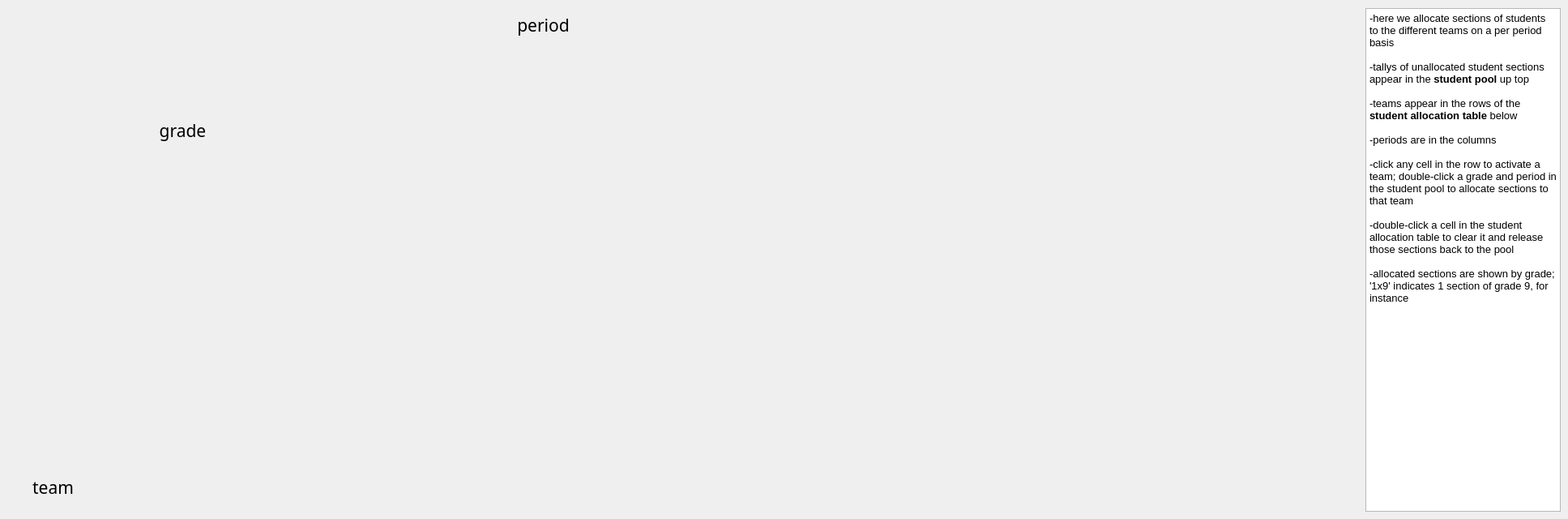
     <widget class="QWidget" name="studentAllocationTab">
      <attribute name="title">
       <string>STUDENT ALLOCATION</string>
      </attribute>
      <widget class="QLabel" name="label_teacherPool_2">
       <property name="geometry">
        <rect>
         <x>570</x>
         <y>10</y>
         <width>201</width>
         <height>41</height>
        </rect>
       </property>
       <property name="font">
        <font>
         <family>Sans Serif</family>
         <pointsize>16</pointsize>
        </font>
       </property>
       <property name="text">
        <string>period</string>
       </property>
       <property name="alignment">
        <set>Qt::AlignCenter</set>
       </property>
       <property name="wordWrap">
        <bool>true</bool>
       </property>
      </widget>
      <widget class="QLabel" name="label_teacherPool_3">
       <property name="geometry">
        <rect>
         <x>170</x>
         <y>140</y>
         <width>111</width>
         <height>41</height>
        </rect>
       </property>
       <property name="font">
        <font>
         <family>Sans Serif</family>
         <pointsize>16</pointsize>
        </font>
       </property>
       <property name="text">
        <string>grade</string>
       </property>
       <property name="alignment">
        <set>Qt::AlignCenter</set>
       </property>
       <property name="wordWrap">
        <bool>true</bool>
       </property>
      </widget>
      <widget class="QLabel" name="label_teacherPool_4">
       <property name="geometry">
        <rect>
         <x>10</x>
         <y>580</y>
         <width>111</width>
         <height>41</height>
        </rect>
       </property>
       <property name="font">
        <font>
         <family>Sans Serif</family>
         <pointsize>16</pointsize>
        </font>
       </property>
       <property name="text">
        <string>team</string>
       </property>
       <property name="alignment">
        <set>Qt::AlignCenter</set>
       </property>
       <property name="wordWrap">
        <bool>true</bool>
       </property>
      </widget>
      <widget class="QTextBrowser" name="textBrowser_3">
       <property name="geometry">
        <rect>
         <x>1685</x>
         <y>10</y>
         <width>241</width>
         <height>621</height>
        </rect>
       </property>
       <property name="html">
        <string>&lt;!DOCTYPE HTML PUBLIC &quot;-//W3C//DTD HTML 4.0//EN&quot; &quot;http://www.w3.org/TR/REC-html40/strict.dtd&quot;&gt;
&lt;html&gt;&lt;head&gt;&lt;meta name=&quot;qrichtext&quot; content=&quot;1&quot; /&gt;&lt;style type=&quot;text/css&quot;&gt;
p, li { white-space: pre-wrap; }
&lt;/style&gt;&lt;/head&gt;&lt;body style=&quot; font-family:'Ubuntu'; font-size:11pt; font-weight:400; font-style:normal;&quot;&gt;
&lt;p style=&quot; margin-top:0px; margin-bottom:0px; margin-left:0px; margin-right:0px; -qt-block-indent:0; text-indent:0px;&quot;&gt;&lt;span style=&quot; font-family:'MS Shell Dlg 2'; font-size:10pt;&quot;&gt;-here we allocate sections of students to the different teams on a per period basis&lt;/span&gt;&lt;/p&gt;
&lt;p style=&quot;-qt-paragraph-type:empty; margin-top:0px; margin-bottom:0px; margin-left:0px; margin-right:0px; -qt-block-indent:0; text-indent:0px; font-family:'MS Shell Dlg 2'; font-size:10pt;&quot;&gt;&lt;/p&gt;
&lt;p style=&quot; margin-top:0px; margin-bottom:0px; margin-left:0px; margin-right:0px; -qt-block-indent:0; text-indent:0px;&quot;&gt;&lt;span style=&quot; font-family:'MS Shell Dlg 2'; font-size:10pt;&quot;&gt;-tallys of unallocated student sections appear in the &lt;/span&gt;&lt;span style=&quot; font-family:'MS Shell Dlg 2'; font-size:10pt; font-weight:600;&quot;&gt;student pool&lt;/span&gt;&lt;span style=&quot; font-family:'MS Shell Dlg 2'; font-size:10pt;&quot;&gt; up top&lt;/span&gt;&lt;/p&gt;
&lt;p style=&quot;-qt-paragraph-type:empty; margin-top:0px; margin-bottom:0px; margin-left:0px; margin-right:0px; -qt-block-indent:0; text-indent:0px; font-family:'MS Shell Dlg 2'; font-size:10pt;&quot;&gt;&lt;/p&gt;
&lt;p style=&quot; margin-top:0px; margin-bottom:0px; margin-left:0px; margin-right:0px; -qt-block-indent:0; text-indent:0px;&quot;&gt;&lt;span style=&quot; font-family:'MS Shell Dlg 2'; font-size:10pt;&quot;&gt;-teams appear in the rows of the &lt;/span&gt;&lt;span style=&quot; font-family:'MS Shell Dlg 2'; font-size:10pt; font-weight:600;&quot;&gt;student allocation table &lt;/span&gt;&lt;span style=&quot; font-family:'MS Shell Dlg 2'; font-size:10pt;&quot;&gt;below&lt;/span&gt;&lt;/p&gt;
&lt;p style=&quot;-qt-paragraph-type:empty; margin-top:0px; margin-bottom:0px; margin-left:0px; margin-right:0px; -qt-block-indent:0; text-indent:0px; font-family:'MS Shell Dlg 2'; font-size:10pt;&quot;&gt;&lt;/p&gt;
&lt;p style=&quot; margin-top:0px; margin-bottom:0px; margin-left:0px; margin-right:0px; -qt-block-indent:0; text-indent:0px;&quot;&gt;&lt;span style=&quot; font-family:'MS Shell Dlg 2'; font-size:10pt;&quot;&gt;-periods are in the columns&lt;/span&gt;&lt;/p&gt;
&lt;p style=&quot;-qt-paragraph-type:empty; margin-top:0px; margin-bottom:0px; margin-left:0px; margin-right:0px; -qt-block-indent:0; text-indent:0px; font-family:'MS Shell Dlg 2'; font-size:10pt;&quot;&gt;&lt;/p&gt;
&lt;p style=&quot; margin-top:0px; margin-bottom:0px; margin-left:0px; margin-right:0px; -qt-block-indent:0; text-indent:0px;&quot;&gt;&lt;span style=&quot; font-family:'MS Shell Dlg 2'; font-size:10pt;&quot;&gt;-click any cell in the row to activate a team; double-click a grade and period in the student pool to allocate sections to that team&lt;/span&gt;&lt;/p&gt;
&lt;p style=&quot;-qt-paragraph-type:empty; margin-top:0px; margin-bottom:0px; margin-left:0px; margin-right:0px; -qt-block-indent:0; text-indent:0px; font-family:'MS Shell Dlg 2'; font-size:10pt;&quot;&gt;&lt;/p&gt;
&lt;p style=&quot; margin-top:0px; margin-bottom:0px; margin-left:0px; margin-right:0px; -qt-block-indent:0; text-indent:0px;&quot;&gt;&lt;span style=&quot; font-family:'MS Shell Dlg 2'; font-size:10pt;&quot;&gt;-double-click a cell in the student allocation table to clear it and release those sections back to the pool&lt;/span&gt;&lt;/p&gt;
&lt;p style=&quot;-qt-paragraph-type:empty; margin-top:0px; margin-bottom:0px; margin-left:0px; margin-right:0px; -qt-block-indent:0; text-indent:0px; font-family:'MS Shell Dlg 2'; font-size:10pt;&quot;&gt;&lt;/p&gt;
&lt;p style=&quot; margin-top:0px; margin-bottom:0px; margin-left:0px; margin-right:0px; -qt-block-indent:0; text-indent:0px;&quot;&gt;&lt;span style=&quot; font-family:'MS Shell Dlg 2'; font-size:10pt;&quot;&gt;-allocated sections are shown by grade; '1x9' indicates 1 section of grade 9, for instance&lt;/span&gt;&lt;/p&gt;&lt;/body&gt;&lt;/html&gt;</string>
       </property>
      </widget>
     </widget>
